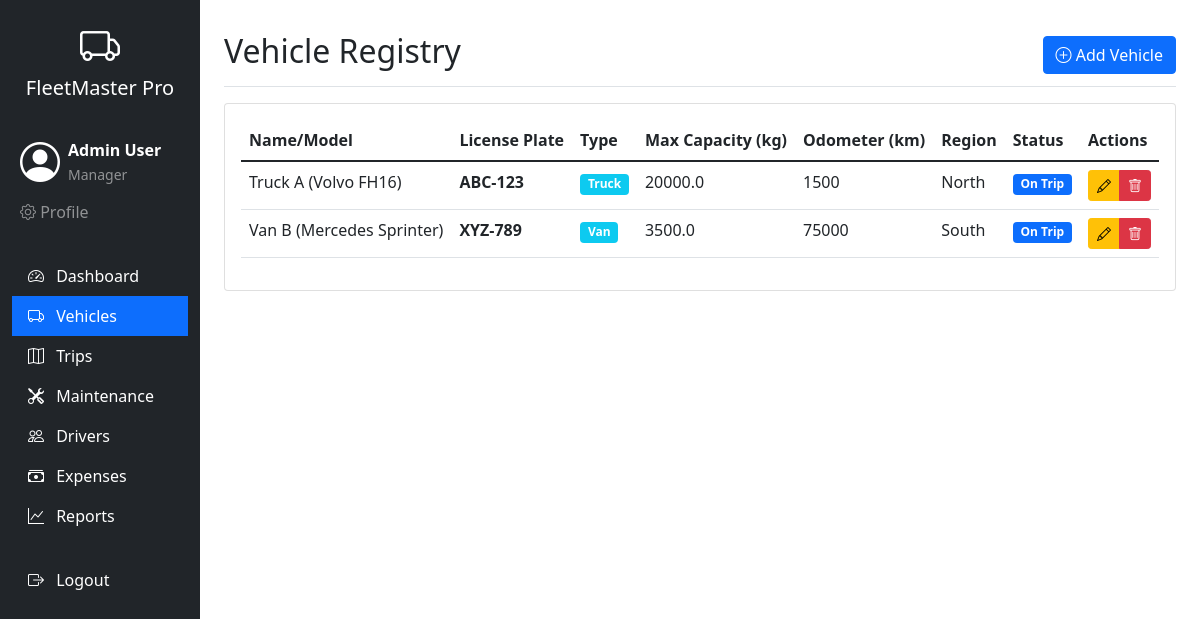
The page /vehicles (signed in) on the database its author committed.
### tables this page shows
CREATE TABLE users (
            id INTEGER PRIMARY KEY AUTOINCREMENT,
            name TEXT NOT NULL,
            email TEXT UNIQUE NOT NULL,
            password TEXT NOT NULL,
            role TEXT NOT NULL,
            is_active BOOLEAN DEFAULT 1,
            reset_token TEXT,
            reset_token_expiry TIMESTAMP,
            last_login TIMESTAMP,
            created_at TIMESTAMP DEFAULT CURRENT_TIMESTAMP
        );

CREATE TABLE vehicles (
            id INTEGER PRIMARY KEY AUTOINCREMENT,
            name TEXT NOT NULL,
            model TEXT NOT NULL,
            license_plate TEXT UNIQUE NOT NULL,
            max_capacity REAL NOT NULL,
            odometer INTEGER DEFAULT 0,
            acquisition_cost REAL DEFAULT 0,
            status TEXT DEFAULT 'Available',
            type TEXT NOT NULL,
            region TEXT,
            created_at TIMESTAMP DEFAULT CURRENT_TIMESTAMP
        );

### app.py (the view)
@app.route('/vehicles')
@login_required
@role_required('Manager', 'Dispatcher', 'Safety Officer', 'Financial Analyst')
def vehicles():
    conn = get_db()
    vehicles = conn.execute('SELECT * FROM vehicles ORDER BY created_at DESC').fetchall()
    conn.close()
    return render_template('vehicles.html', vehicles=vehicles)

### app.py (called while the page is built)
def get_db():
    conn = sqlite3.connect('fleet_management.db')
    conn.row_factory = sqlite3.Row
    return conn

@login_manager.user_loader
def load_user(user_id):
    conn = get_db()
    user = conn.execute('SELECT * FROM users WHERE id = ?', (user_id,)).fetchone()
    conn.close()
    if user:
        is_active = user['is_active'] if 'is_active' in user.keys() and user['is_active'] else True
        return User(user['id'], user['email'], user['role'], user['name'], is_active)
    return None

def role_required(*roles):
    def decorator(f):
        @wraps(f)
        def decorated_function(*args, **kwargs):
            if not current_user.is_authenticated:
                flash('Please log in to access this page.', 'warning')
                return redirect(url_for('login'))
            if current_user.role not in roles:
                flash(f'Access denied. You need {", ".join(roles)} privileges to view this page.', 'danger')
                return redirect(url_for('dashboard'))
            return f(*args, **kwargs)
        return decorated_function
    return decorator

    @property
    def is_active(self):
        return self._active

### templates/vehicles.html (shortened to what this page needs)
{% extends "base.html" %}
{% block content %}
<div class="d-flex justify-content-between flex-wrap flex-md-nowrap align-items-center pt-3 pb-2 mb-3 border-bottom">
    <h1 class="h2">Vehicle Registry</h1>
    {% if current_user.role == 'Manager' %}
    <div class="btn-toolbar mb-2 mb-md-0">
        <button type="button" class="btn btn-primary" data-bs-toggle="modal" data-bs-target="#addVehicleModal">
            <i class="bi bi-plus-circle"></i> Add Vehicle
        </button>
    </div>
    {% endif %}
</div>
<div class="card">
    <div class="card-body">
        <div class="table-responsive">
            <table class="table table-hover">
                <thead>
                    <tr>
                        <th>Name/Model</th>
                        <th>License Plate</th>
                        <th>Type</th>
                        <th>Max Capacity (kg)</th>
                        <th>Odometer (km)</th>
                        <th>Region</th>
                        <th>Status</th>
                        {% if current_user.role == 'Manager' %}
                        <th>Actions</th>
                        {% endif %}
                    </tr>
                </thead>
                <tbody>
                    {% for vehicle in vehicles %}
                    <tr>
                        <td>{{ vehicle.name }} ({{ vehicle.model }})</td>
                        <td><strong>{{ vehicle.license_plate }}</strong></td>
                        <td><span class="badge bg-info">{{ vehicle.type }}</span></td>
                        <td>{{ vehicle.max_capacity }}</td>
                        <td>{{ vehicle.odometer }}</td>
                        <td>{{ vehicle.region or 'N/A' }}</td>
                        <td>
                            <span class="badge bg-{% if vehicle.status == 'Available' %}success{% elif vehicle.status == 'On Trip' %}primary{% elif vehicle.status == 'In Shop' %}warning{% else %}secondary{% endif %}">
                                {{ vehicle.status }}
                            </span>
                        </td>
                        {% if current_user.role == 'Manager' %}
                        <td>
                            <div class="btn-group">
                                <button class="btn btn-sm btn-warning" onclick="editVehicle({{ vehicle.id }})">
                                    <i class="bi bi-pencil"></i>
                                </button>
                                <button class="btn btn-sm btn-danger" onclick="deleteVehicle({{ vehicle.id }})">
                                    <i class="bi bi-trash"></i>
                                </button>
                            </div>
                        </td>
                        {% endif %}
                    </tr>
                    {% else %}
                    <tr>
                        <td colspan="{% if current_user.role == 'Manager' %}8{% else %}7{% endif %}" class="text-center">
                            No vehicles found
                        </td>
                    </tr>
                    {% endfor %}
                </tbody>
            </table>
        </div>
    </div>
</div>
{% endblock %}

### templates/base.html (shortened to what this page needs)
<!DOCTYPE html>
<html lang="en">
<head>
    <link href="https://cdn.jsdelivr.net/npm/bootstrap@5.1.3/dist/css/bootstrap.min.css" rel="stylesheet">
    <link rel="stylesheet" href="https://cdn.jsdelivr.net/npm/bootstrap-icons@1.8.1/font/bootstrap-icons.css">
</head>
<body>
    <div class="container-fluid">
        <div class="row">
            <nav class="col-md-2 d-md-block bg-dark sidebar" style="min-height: 100vh;">
                <div class="position-sticky pt-3">
                    <div class="text-white text-center mb-4">
                        <i class="bi bi-truck fs-1"></i>
                        <h5>FleetMaster Pro</h5>
                    </div>
                    {% if current_user.is_authenticated %}
                    <div class="user-info text-white mb-4 p-2">
                        <div class="d-flex align-items-center">
                            <i class="bi bi-person-circle fs-1 me-2"></i>
                            <div>
                                <strong>{{ current_user.name }}</strong><br>
                                <small class="text-white-50">{{ current_user.role }}</small>
                            </div>
                        </div>
                        <div class="mt-2">
                            <a href="{{ url_for('profile') }}" class="text-white-50 text-decoration-none me-2">
                                <i class="bi bi-gear"></i> Profile
                            </a>
                        </div>
                    </div>
                    {% endif %}
                    <ul class="nav flex-column">
                        <li class="nav-item">
                            <a class="nav-link text-white {% if request.endpoint == 'dashboard' %}active bg-primary{% endif %}" href="{{ url_for('dashboard') }}">
                                <i class="bi bi-speedometer2 me-2"></i> Dashboard
                            </a>
                        </li>
                        <li class="nav-item">
                            <a class="nav-link text-white {% if request.endpoint == 'vehicles' %}active bg-primary{% endif %}" href="{{ url_for('vehicles') }}">
                                <i class="bi bi-truck me-2"></i> Vehicles
                            </a>
                        </li>
                        <li class="nav-item">
                            <a class="nav-link text-white {% if request.endpoint == 'trips' %}active bg-primary{% endif %}" href="{{ url_for('trips') }}">
                                <i class="bi bi-map me-2"></i> Trips
                            </a>
                        </li>
                        <li class="nav-item">
                            <a class="nav-link text-white {% if request.endpoint == 'maintenance' %}active bg-primary{% endif %}" href="{{ url_for('maintenance') }}">
                                <i class="bi bi-tools me-2"></i> Maintenance
                            </a>
                        </li>
                        <li class="nav-item">
                            <a class="nav-link text-white {% if request.endpoint == 'drivers' %}active bg-primary{% endif %}" href="{{ url_for('drivers') }}">
                                <i class="bi bi-people me-2"></i> Drivers
                            </a>
                        </li>
                        <li class="nav-item">
                            <a class="nav-link text-white {% if request.endpoint == 'expenses' %}active bg-primary{% endif %}" href="{{ url_for('expenses') }}">
                                <i class="bi bi-cash-stack me-2"></i> Expenses
                            </a>
                        </li>
                        {% if current_user.role in ['Manager', 'Financial Analyst'] %}
                        <li class="nav-item">
                            <a class="nav-link text-white {% if request.endpoint == 'reports' %}active bg-primary{% endif %}" href="{{ url_for('reports') }}">
                                <i class="bi bi-graph-up me-2"></i> Reports
                            </a>
                        </li>
                        {% endif %}
                        <li class="nav-item mt-4">
                            <a class="nav-link text-white" href="{{ url_for('logout') }}">
                                <i class="bi bi-box-arrow-right me-2"></i> Logout
                            </a>
                        </li>
                    </ul>
                </div>
            </nav>
            <main class="col-md-10 ms-sm-auto px-md-4">
                <div class="pt-3 pb-2 mb-3">
                    {% block content %}{% endblock %}
                </div>
            </main>
        </div>
    </div>
</body>
</html>

### rows shown on the page
users: name "Admin User", role "Manager"
vehicles: name "Truck A", model "Volvo FH16", license_plate "ABC-123", type "Truck", max_capacity "20000.0", odometer "1500", region "North", status "On Trip"
vehicles: name "Van B", model "Mercedes Sprinter", license_plate "XYZ-789", type "Van", max_capacity "3500.0", odometer "75000", region "South", status "On Trip"
